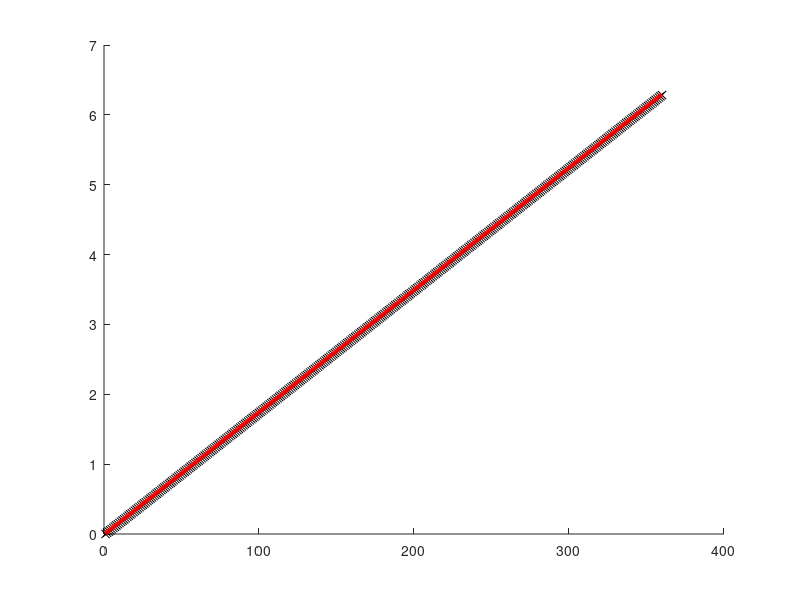

MATLAB code for this plot: (Note: this script raises an error after producing the figure.)
%% Playing with fourier for unwrapping
Angles = linspace(0,2*pi,360);
Eqn = @(a, b, phi, x) (a.^2 * cos(x + phi).^2 + b.^2 * sin(x + phi).^2);

%% Recover phase information
Maj = 100;
Min = 50;
Data = Eqn(Maj, Min, Angles', Angles);

Freq = fft(Data,[],2);

Phase = unwrap(angle(Freq(:,3)))/2;

figure(3)
hold on
plot(1:360,Angles,'xk')
plot(1:360,Phase,'r','LineWidth',3)
hold off
%% Recover amplitude information
Maj = 50:100;
Min = 50;
Data = Eqn(Maj', Min', 0, Angles);

Freq = fft(Data,[],2);

Sum = 2*(abs(Freq(:,1)));
Dif = abs(Freq(:,3))/90;

Ys = linspace(Amp(1),Amp(end),51)';

figure(3)
clf
hold on
plot(1:51, (Sum+Dif)/2, 'xk')
%plot(1:51, (Sum-Dif)/2, 'or')
plot(1:51, Maj.^2, 'k-')
plot(1:51, Min.^2, 'r-')
%plot(1:51, Amp,'r','LineWidth',3)



